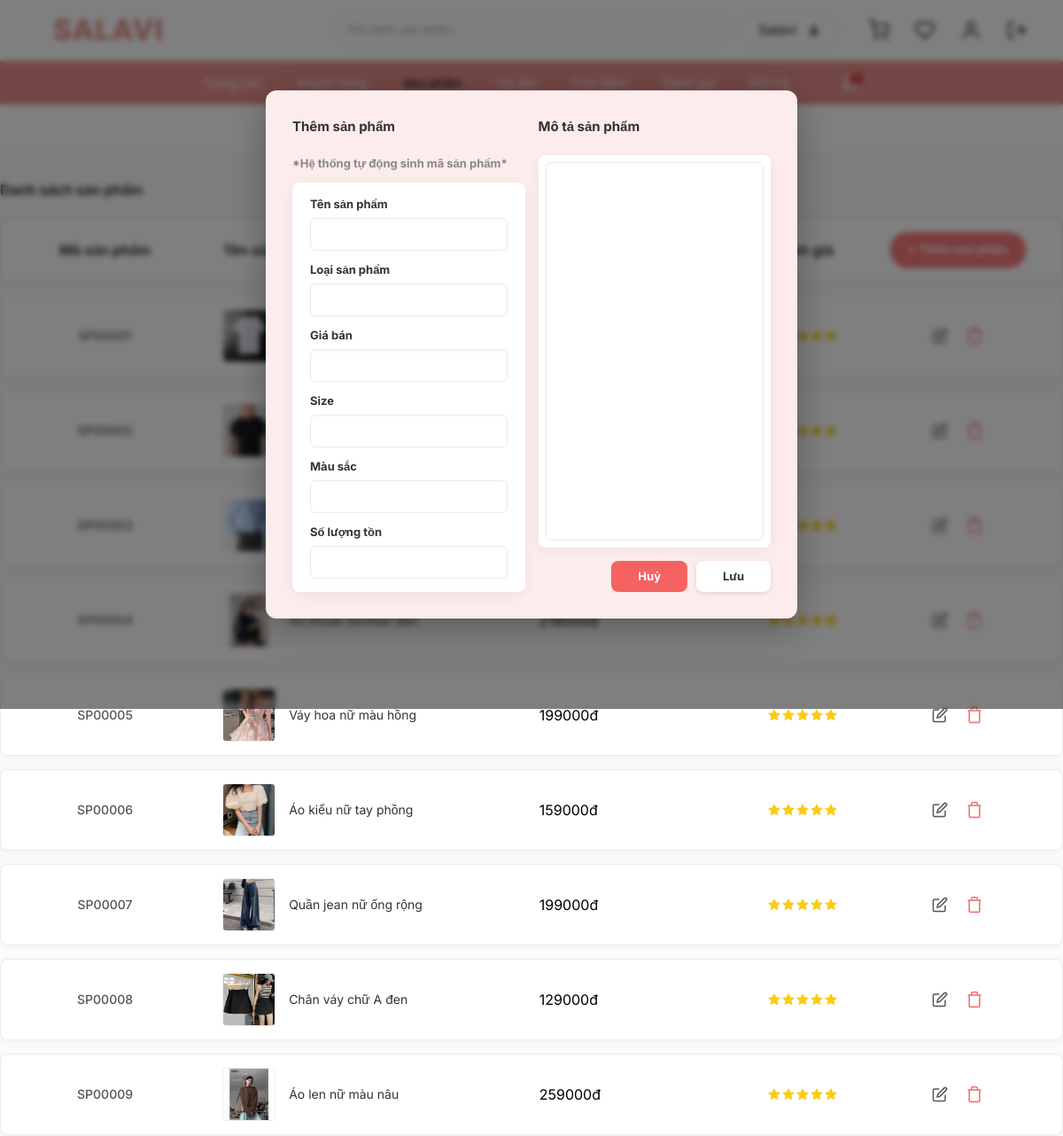
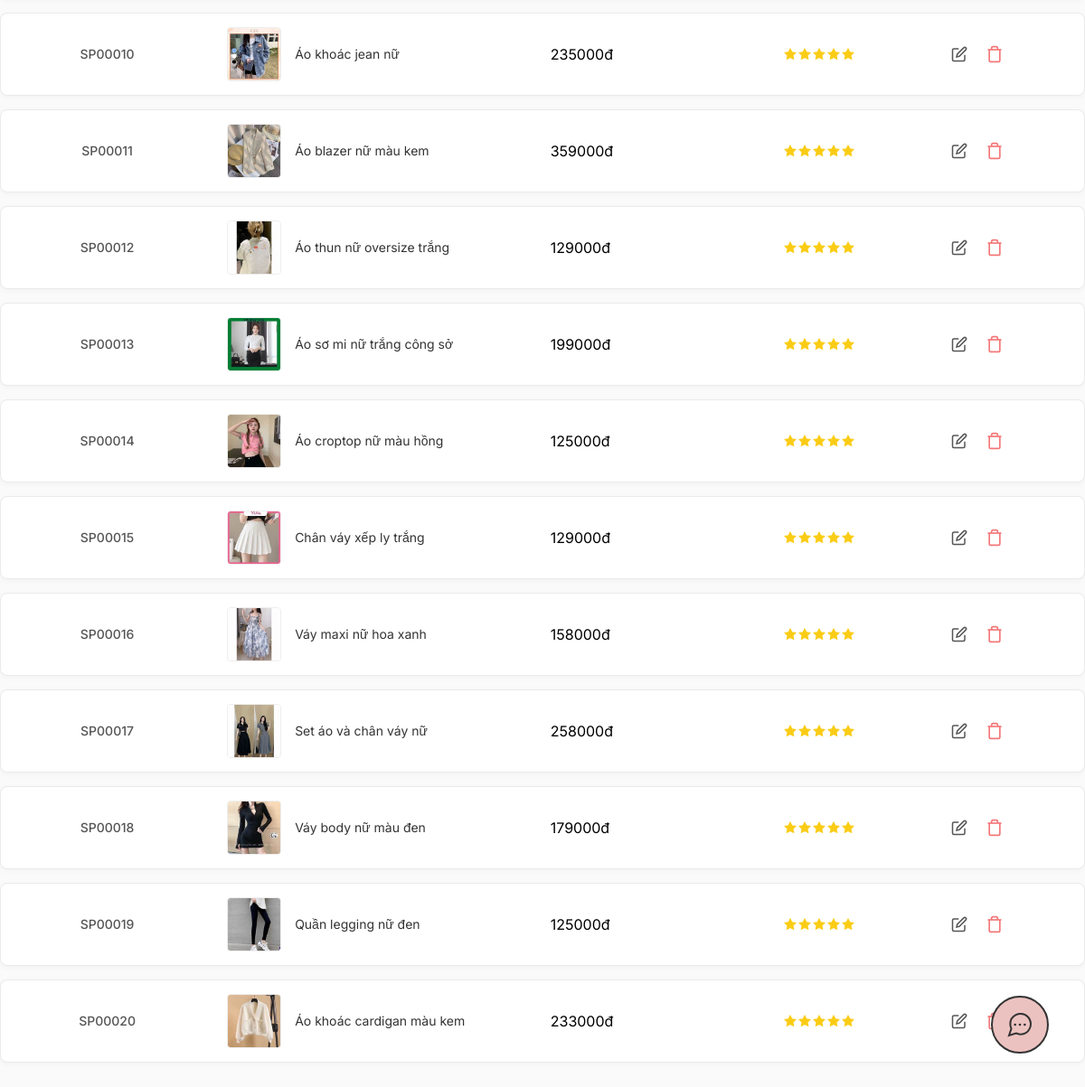
Page /products/add/ on the committed database (2 pictures, top to bottom).
### products/models.py (models this page shows, shortened)
class SanPham(models.Model):
    MaSP = models.CharField(max_length=10, primary_key=True)
    TenSP = models.CharField(max_length=100)
    MoTa = models.CharField(max_length=200, null=True, blank=True)
    Gia = models.DecimalField(max_digits=18, decimal_places=2)
    HinhAnh = models.ImageField(upload_to='sanpham/')

### products/views.py (the view)
# urls.py: path('add/', views.add_product, name='add_product'),
def add_product(request):
    products = SanPham.objects.all()
    return render(request, 'products/product_form.html', {'products': products})

### products/templates/products/product_form.html (shortened to what this page needs)
{% extends 'products/product_list.html' %}
{% load static %}
{% block content %}
{{ block.super }}
<div class="modal-overlay">
    <div class="modal-content">
        <div class="modal-layout-grid">
            <div class="modal-left-col">
                <div class="modal-page-title">Thêm sản phẩm</div>
                <div class="modal-note-text">*Hệ thống tự động sinh mã sản phẩm*</div>
                <div class="modal-card">
                    <div class="modal-form-group">
                        <label class="modal-form-label">Tên sản phẩm</label>
                        <input type="text" class="modal-form-input" />
                    </div>
                    <div class="modal-form-group">
                        <label class="modal-form-label">Loại sản phẩm</label>
                        <input type="text" class="modal-form-input" />
                    </div>
                    <div class="modal-form-group">
                        <label class="modal-form-label">Giá bán</label>
                        <input type="text" class="modal-form-input" />
                    </div>
                    <div class="modal-form-group">
                        <label class="modal-form-label">Size</label>
                        <input type="text" class="modal-form-input" />
                    </div>
                    <div class="modal-form-group">
                        <label class="modal-form-label">Màu sắc</label>
                        <input type="text" class="modal-form-input" />
                    </div>
                    <div class="modal-form-group">
                        <label class="modal-form-label">Số lượng tồn</label>
                        <input type="text" class="modal-form-input" />
                    </div>
                </div>
            </div>
            <div class="modal-right-col">
                <div class="modal-page-title">Mô tả sản phẩm</div>
                <div class="modal-desc-card">
                    <div class="modal-desc-wrapper">
                        <textarea class="modal-desc-textarea"></textarea>
                    </div>
                </div>
                <div class="modal-action-buttons">
                    <a href="{% url 'products:product_list' %}" class="modal-btn modal-btn-cancel">Huỷ</a>
                    <button type="button" class="modal-btn modal-btn-save">Lưu</button>
                </div>
            </div>
        </div>
    </div>
</div>
{% endblock %}

### products/templates/products/product_list.html (shortened to what this page needs)
{% extends 'base.html' %}
{% load static %}
{% block content %}
<div class="sub-nav-container">
    <div class="sub-nav">
        <a href="#" class="active">Tất cả</a>
        <a href="#">Áo</a>
        <a href="#">Quần</a>
        <a href="#">Váy</a>
        <a href="#">Phụ kiện</a>
    </div>
</div>
<div class="product-layout">
    <div class="product-list-title">Danh sách sản phẩm</div>
    <div class="product-list-header">
        <div>Mã sản phẩm</div>
        <div class="header-name">Tên sản phẩm</div>
        <div class="header-price">Giá bán</div>
        <div class="header-rating">Đánh giá</div>
        <a href="{% url 'products:add_product' %}" class="add-product-btn"
            style="text-decoration: none; text-align: center;">+ Thêm sản phẩm</a>
    </div>
    <div class="product-cards-container">
        {% for product in products %}
        <div class="product-card">
            <div class="product-code">{{ product.MaSP }}</div>
            <a href="{% url 'products:product_detail' product.MaSP %}" class="card-name-col">
                {% if product.HinhAnh %}
                <img src="{{ product.HinhAnh.url }}" alt="{{ product.TenSP }}" class="product-image">
                {% else %}
                <img src="https://images.unsplash.com/photo-1521572163474-6864f9cf17ab?auto=format&fit=crop&w=60&h=60"
                    alt="{{ product.TenSP }}" class="product-image">
                {% endif %}
                <div class="product-name" style="transition: color 0.2s;">{{ product.TenSP }}</div>
            </a>
            <div class="product-price">{{ product.Gia|floatformat:0 }}đ</div>
            <div class="product-rating">
                <svg width="14" height="14" viewBox="0 0 24 24" fill="#facc15" stroke="#facc15" stroke-width="2">
                    <polygon
                        points="12 2 15.09 8.26 22 9.27 17 14.14 18.18 21.02 12 17.77 5.82 21.02 7 14.14 2 9.27 8.91 8.26 12 2">
                    </polygon>
                </svg>
                <svg width="14" height="14" viewBox="0 0 24 24" fill="#facc15" stroke="#facc15" stroke-width="2">
                    <polygon
                        points="12 2 15.09 8.26 22 9.27 17 14.14 18.18 21.02 12 17.77 5.82 21.02 7 14.14 2 9.27 8.91 8.26 12 2">
                    </polygon>
                </svg>
                <svg width="14" height="14" viewBox="0 0 24 24" fill="#facc15" stroke="#facc15" stroke-width="2">
                    <polygon
                        points="12 2 15.09 8.26 22 9.27 17 14.14 18.18 21.02 12 17.77 5.82 21.02 7 14.14 2 9.27 8.91 8.26 12 2">
                    </polygon>
                </svg>
                <svg width="14" height="14" viewBox="0 0 24 24" fill="#facc15" stroke="#facc15" stroke-width="2">
                    <polygon
                        points="12 2 15.09 8.26 22 9.27 17 14.14 18.18 21.02 12 17.77 5.82 21.02 7 14.14 2 9.27 8.91 8.26 12 2">
                    </polygon>
                </svg>
                <svg width="14" height="14" viewBox="0 0 24 24" fill="#facc15" stroke="#facc15" stroke-width="2">
                    <polygon
                        points="12 2 15.09 8.26 22 9.27 17 14.14 18.18 21.02 12 17.77 5.82 21.02 7 14.14 2 9.27 8.91 8.26 12 2">
                    </polygon>
                </svg>
            </div>
            <div class="product-actions">
                <a class="action-icon edit" title="Chỉnh sửa" href="{% url 'products:edit_product' product.MaSP %}">
                    <svg width="18" height="18" viewBox="0 0 24 24" fill="none" stroke="currentColor" stroke-width="2">
                        <path d="M11 4H4a2 2 0 0 0-2 2v14a2 2 0 0 0 2 2h14a2 2 0 0 0 2-2v-7"></path>
                        <path d="M18.5 2.5a2.121 2.121 0 0 1 3 3L12 15l-4 1 1-4 9.5-9.5z"></path>
                    </svg>
                </a>
                <button class="action-icon delete" title="Xóa">
                    <svg width="20" height="20" viewBox="0 0 24 24" fill="none" stroke="currentColor" stroke-width="2">
                        <polyline points="3 6 5 6 21 6"></polyline>
                        <path d="M19 6v14a2 2 0 0 1-2 2H7a2 2 0 0 1-2-2V6m3 0V4a2 2 0 0 1 2-2h4a2 2 0 0 1 2 2v2"></path>
                    </svg>
                </button>
            </div>
        </div>
        {% empty %}
        <div style="text-align: center; padding: 20px; color: #666; font-style: italic;">Chưa có sản phẩm nào trong cơ
            sở dữ liệu.</div>
        {% endfor %}
    </div>
</div>
{% endblock %}

### static/css/style.css (style rules this page uses)
* { margin: 0; padding: 0; box-sizing: border-box; font-family: 'Inter', sans-serif; }
body { background: #fafafa; color: #333; }

### products/templates/products/product_list.html (style rules this page uses)
.sub-nav-container { background-color: #fff; border-bottom: 1px solid #eaeaea; display: flex; justify-content: center; padding: 0; }
.sub-nav { display: flex; gap: 40px; }
.sub-nav a { text-decoration: none; color: #666; font-size: 14px; padding: 15px 0; font-weight: 500; }
.sub-nav a.active { color: #f47879; border-bottom: 2px solid #f47879; }
.product-layout { max-width: 1200px; margin: 30px auto; font-family: Arial, sans-serif; }
.product-list-title { font-size: 16px; font-weight: bold; color: #333; margin-bottom: 20px; }
.product-list-header { display: grid; grid-template-columns: 1fr 2fr 1.5fr 1fr 1fr; align-items: center; background-color: #fff; padding: 15px 30px; border-radius: 8px; border: 1px solid #ddd; font-weight: bold; color: #333; text-align: center; margin-bottom: 15px; }
.header-name { text-align: left; width: 280px; justify-self: center; padding-left: 10px; }
.add-product-btn { justify-self: center; background-color: #f47879; color: white; padding: 10px 20px; border-radius: 20px; text-decoration: none; font-size: 13px; border: none; cursor: pointer; font-weight: bold; box-shadow: 0 2px 4px rgba(244, 120, 121, 0.3); }
.product-cards-container { background-color: transparent; }
.product-card { display: grid; grid-template-columns: 1fr 2fr 1.5fr 1fr 1fr; align-items: center; background-color: #fff; padding: 15px 30px; margin-bottom: 15px; border-radius: 8px; box-shadow: 0 2px 6px rgba(0, 0, 0, 0.03); border: 1px solid #eaeaea; text-align: center; transition: box-shadow 0.2s; }
.product-card:last-child { margin-bottom: 0; }
.product-code { color: #555; font-size: 14px; font-weight: 500; }
.card-name-col { display: flex; align-items: center; gap: 15px; justify-content: flex-start; width: 280px; justify-self: center; padding-left: 10px; text-decoration: none; color: inherit; }
.product-image { width: 60px; height: 60px; object-fit: cover; border-radius: 4px; border: 1px solid #eee; }
.product-name { color: #333; font-size: 14px; text-align: left; }
.header-price { text-align: left; padding-left: 20%; }
.product-price { font-weight: normal; color: #000; text-align: left; padding-left: 20%; }
.header-rating { text-align: center; }
.product-rating { display: flex; justify-content: center; align-items: center; gap: 2px; }
.product-rating svg { margin: 0; flex-shrink: 0; }
.product-actions { display: flex; justify-content: center; gap: 20px; align-items: center; }
.action-icon { cursor: pointer; background: none; border: none; color: #555; padding: 0; display: flex; align-items: center; justify-content: center; text-decoration: none; }
.action-icon.delete { color: #f47879; }
.action-icon.edit { color: #555; }

### rows in the picture
SanPham: MaSP "SP00001", HinhAnh (picture)
SanPham: MaSP "SP00002", HinhAnh (picture)
SanPham: MaSP "SP00003", HinhAnh (picture)
SanPham: MaSP "SP00004", HinhAnh (picture), TenSP "Áo khoác bomber đen", Gia "219000"
SanPham: MaSP "SP00005", HinhAnh (picture), TenSP "Váy hoa nữ màu hồng", Gia "199000"
SanPham: MaSP "SP00006", HinhAnh (picture), TenSP "Áo kiểu nữ tay phồng", Gia "159000"
SanPham: MaSP "SP00007", HinhAnh (picture), TenSP "Quần jean nữ ống rộng", Gia "199000"
SanPham: MaSP "SP00008", HinhAnh (picture), TenSP "Chân váy chữ A đen", Gia "129000"
SanPham: MaSP "SP00009", HinhAnh (picture), TenSP "Áo len nữ màu nâu", Gia "259000"
SanPham: MaSP "SP00010", HinhAnh (picture), TenSP "Áo khoác jean nữ", Gia "235000"
SanPham: MaSP "SP00011", HinhAnh (picture), TenSP "Áo blazer nữ màu kem", Gia "359000"
SanPham: MaSP "SP00012", HinhAnh (picture), TenSP "Áo thun nữ oversize trắng", Gia "129000"
SanPham: MaSP "SP00013", HinhAnh (picture), TenSP "Áo sơ mi nữ trắng công sở", Gia "199000"
SanPham: MaSP "SP00014", HinhAnh (picture), TenSP "Áo croptop nữ màu hồng", Gia "125000"
SanPham: MaSP "SP00015", HinhAnh (picture), TenSP "Chân váy xếp ly trắng", Gia "129000"
SanPham: MaSP "SP00016", HinhAnh (picture), TenSP "Váy maxi nữ hoa xanh", Gia "158000"
SanPham: MaSP "SP00017", HinhAnh (picture), TenSP "Set áo và chân váy nữ", Gia "258000"
SanPham: MaSP "SP00018", HinhAnh (picture), TenSP "Váy body nữ màu đen", Gia "179000"
SanPham: MaSP "SP00019", HinhAnh (picture), TenSP "Quần legging nữ đen", Gia "125000"
SanPham: MaSP "SP00020", HinhAnh (picture), TenSP "Áo khoác cardigan màu kem", Gia "233000"
